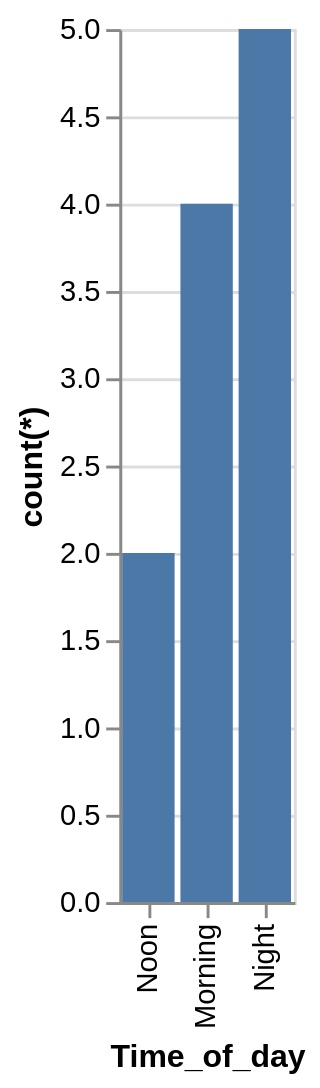

Write a Vega-Lite specification for this figure.
### Vega-Lite specification from a JSON file in a GitHub repository (floating-point values rounded to 4 significant figures)
{"data": {"values": [{"x_data": "Noon", "y_data": 2}, {"x_data": "Morning", "y_data": 4}, {"x_data": "Night", "y_data": 5}]}, "mark": "bar", "encoding": {"x": {"field": "x_data", "type": "nominal", "title": "Time_of_day", "sort": {"op": "sum", "field": "y_data", "order": "ascending"}}, "y": {"field": "y_data", "type": "quantitative", "title": "count(*)"}}}
